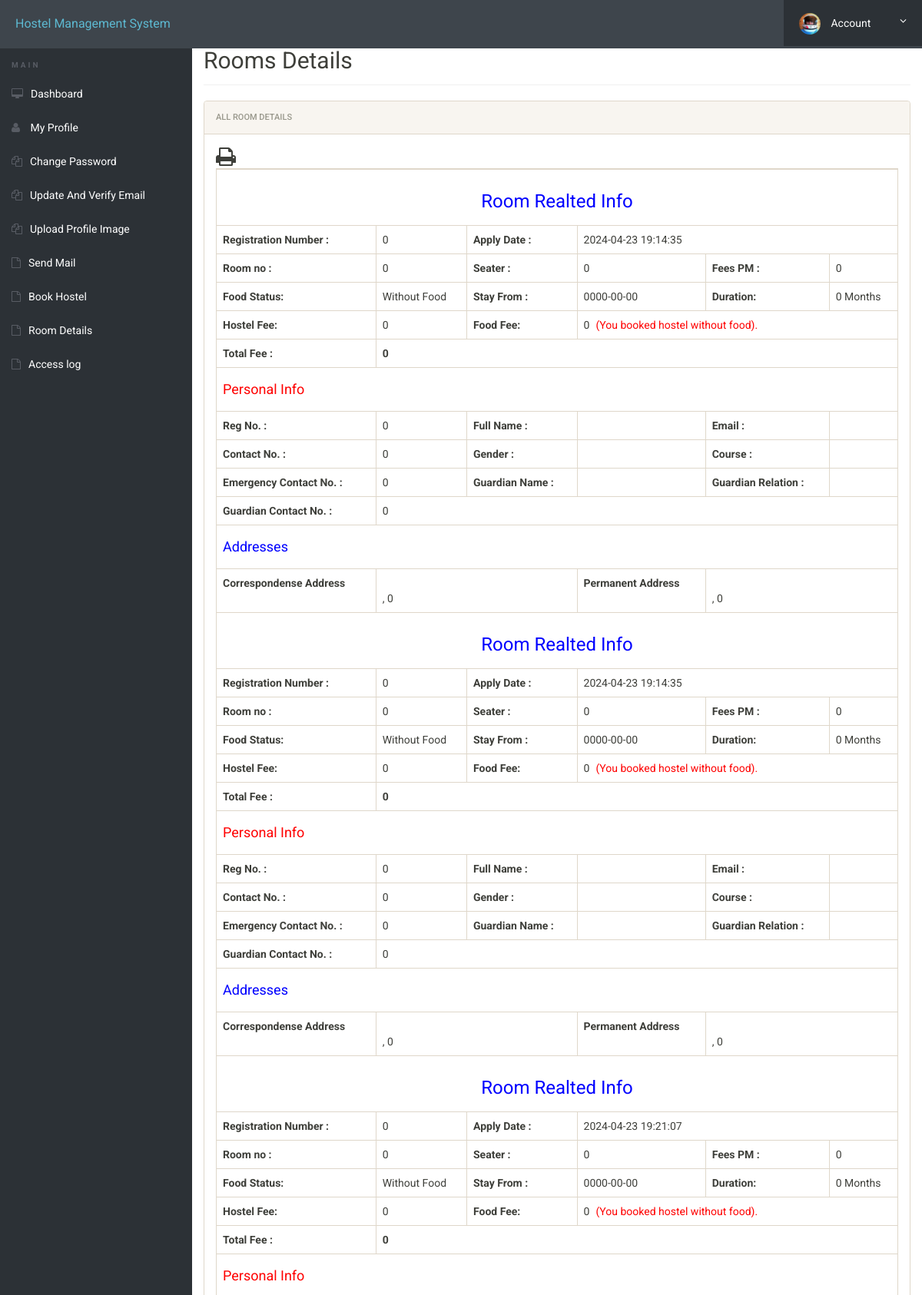
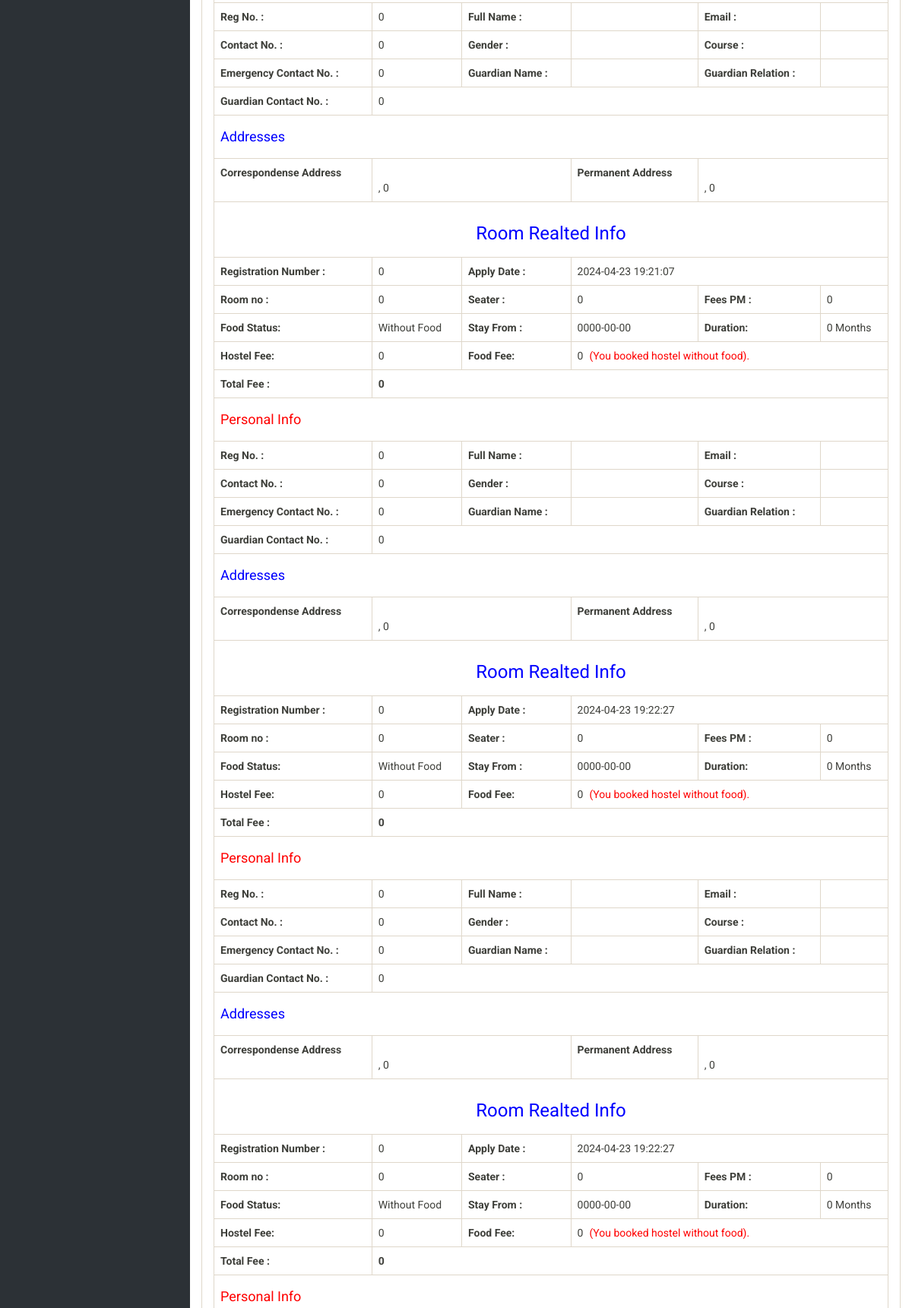
/student-details.php (signed in, upper part), run on the app's committed database (2 pictures, top to bottom).
### tables this page shows
CREATE TABLE `registration` (
  `id` int(11) NOT NULL,
  `roomno` int(11) DEFAULT NULL,
  `seater` int(11) DEFAULT NULL,
  `feespm` int(11) DEFAULT NULL,
  `foodstatus` int(11) DEFAULT NULL,
  `stayfrom` date DEFAULT NULL,
  `duration` int(11) DEFAULT NULL,
  `course` varchar(500) DEFAULT NULL,
  `regno` int(11) DEFAULT NULL,
  `firstName` varchar(500) DEFAULT NULL,
  `middleName` varchar(500) DEFAULT NULL,
  `lastName` varchar(500) DEFAULT NULL,
  `gender` varchar(250) DEFAULT NULL,
  `contactno` bigint(11) DEFAULT NULL,
  `emailid` varchar(500) DEFAULT NULL,
  `egycontactno` bigint(11) DEFAULT NULL,
  `guardianName` varchar(500) DEFAULT NULL,
  `guardianRelation` varchar(500) DEFAULT NULL,
  `guardianContactno` bigint(11) DEFAULT NULL,
  `corresAddress` varchar(500) DEFAULT NULL,
  `corresCIty` varchar(500) DEFAULT NULL,
  `corresState` varchar(500) DEFAULT NULL,
  `corresPincode` int(11) DEFAULT NULL,
  `pmntAddress` varchar(500) DEFAULT NULL,
  `pmntCity` varchar(500) DEFAULT NULL,
  `pmnatetState` varchar(500) DEFAULT NULL,
  `pmntPincode` int(11) DEFAULT NULL,
  `postingDate` timestamp NULL DEFAULT current_timestamp(),
  `updationDate` varchar(500) DEFAULT NULL
);

### student-details.php (the view, shortened to what this page needs)
<?php
include('includes/config.php');
?>
<!doctype html>
<html lang="en" class="no-js">
<head>
	<link rel="stylesheet" href="css/font-awesome.min.css">
	<link rel="stylesheet" href="css/bootstrap.min.css">
	<link rel="stylesheet" href="css/dataTables.bootstrap.min.css">
	<link rel="stylesheet" href="css/bootstrap-social.css">
	<link rel="stylesheet" href="css/bootstrap-select.css">
	<link rel="stylesheet" href="css/fileinput.min.css">
	<link rel="stylesheet" href="css/awesome-bootstrap-checkbox.css">
	<link rel="stylesheet" href="css/style.css">
	<link rel="stylesheet" href="css/font-awesome.min.css">
</head>
<body>
	<?php include('includes/header.php');?>
	<div class="ts-main-content">
			<?php include('includes/sidebar.php');?>
		<div class="content-wrapper">
			<div class="container-fluid">
				<div class="row" id="print">
					<div class="col-md-12">
						<h2 class="page-title" style="margin-top:4%">Rooms Details</h2>
						<div class="panel panel-default">
							<div class="panel-heading">All Room Details</div>
							<div class="panel-body">
			<table id="zctb" class="table table-bordered " cellspacing="0" width="100%" border="1">
						 <span style="float:left" ><i class="fa fa-print fa-2x" aria-hidden="true" OnClick="CallPrint(this.value)" style="cursor:pointer" title="Print the Report"></i></span>
									<tbody>
<?php
$aid=intval($_GET['regno']);
	$ret="select * from registration where (regno	=?)";
$stmt= $mysqli->prepare($ret) ;
$stmt->bind_param('s',$aid);
$stmt->execute() ;
$res=$stmt->get_result();
while($row=$res->fetch_object())
	  {
	  	?>
<tr>
<td colspan="6" style="text-align:center; color:blue"><h3>Room Realted Info</h3></td>
</tr>
<tr>
	<th>Registration Number :</th>
<td><?php echo $row->regno;?></td>
<th>Apply Date :</th>
<td colspan="3"><?php echo $row->postingDate;?></td>
</tr>
<tr>
<td><b>Room no :</b></td>
<td><?php echo $row->roomno;?></td>
<td><b>Seater :</b></td>
<td><?php echo $row->seater;?></td>
<td><b>Fees PM :</b></td>
<td><?php echo $fpm=$row->feespm;?></td>
</tr>
<tr>
<td><b>Food Status:</b></td>
<td>
<?php if($row->foodstatus==0)
{
echo "Without Food";
}
else
{
echo "With Food";
}
;?></td>
<td><b>Stay From :</b></td>
<td><?php echo $row->stayfrom;?></td>
<td><b>Duration:</b></td>
<td><?php echo $dr=$row->duration;?> Months</td>
</tr>
<tr><th>Hostel Fee:</th>
<td><?php echo $hf=$dr*$fpm?></td>
<th>Food Fee:</th>
<td colspan="3"><?php
if($row->foodstatus==1)
{
echo $ff=(2000*$dr);
} else {
echo $ff=0;
echo "<span style='padding-left:2%; color:red;'>(You booked hostel without food).<span>";
}?></td>
</tr>
<tr>
<th>Total Fee :</th>
<th colspan="5"><?php echo $hf+$ff;?></th>
</tr>
<tr>
<td colspan="6" style="color:red"><h4>Personal Info</h4></td>
</tr>
<tr>
<td><b>Reg No. :</b></td>
<td><?php echo $row->regno;?></td>
<td><b>Full Name :</b></td>
<td><?php echo $row->firstName;?><?php echo $row->middleName;?><?php echo $row->lastName;?></td>
<td><b>Email :</b></td>
<td><?php echo $row->emailid;?></td>
</tr>
<tr>
<td><b>Contact No. :</b></td>
<td><?php echo $row->contactno;?></td>
<td><b>Gender :</b></td>
<td><?php echo $row->gender;?></td>
<td><b>Course :</b></td>
<td><?php echo $row->course;?></td>
</tr>
<tr>
<td><b>Emergency Contact No. :</b></td>
<td><?php echo $row->egycontactno;?></td>
<td><b>Guardian Name :</b></td>
<td><?php echo $row->guardianName;?></td>
<td><b>Guardian Relation :</b></td>
<td><?php echo $row->guardianRelation;?></td>
</tr>
<tr>
<td><b>Guardian Contact No. :</b></td>
<td colspan="6"><?php echo $row->guardianContactno;?></td>
</tr>
<tr>
<td colspan="6" style="color:blue"><h4>Addresses</h4></td>
</tr>
<tr>
<td><b>Correspondense Address</b></td>
<td colspan="2">
<?php echo $row->corresAddress;?><br />
<?php echo $row->corresCIty;?>, <?php echo $row->corresPincode;?><br />
</td>
<td><b>Permanent Address</b></td>
<td colspan="2">
<?php echo $row->pmntAddress;?><br />
<?php echo $row->pmntCity;?>, <?php echo $row->pmntPincode;?><br />
</td>
</tr>
<?php
} ?>
</tbody>
</table>
</div>
</div>
</div>
</div>
</div>
</div>
</div>
</body>
</html>

### style.css (style rules this page uses)
html { font-size: 14px; }
@media only screen and (min-width: 480px) { html { font-size: 17px; } }
@media only screen and (min-width: 768px) { html { font-size: 14px; } }
body { font-size: 1em; }
.panel { overflow: hidden; }
.page-title { padding-bottom: 15px; margin-bottom: 20px; border-bottom: 1px solid #f0f0f0; }
.ts-main-content .content-wrapper { padding-top: 15px; margin-top: 10px; }
@media only screen and (min-width: 992px) { .ts-main-content .content-wrapper { margin-left: 250px; } }

### data on the page
registration: regno "0", postingDate "2024-04-23 19:14:35", roomno "0", seater "0", feespm "0", foodstatus "Without Food", stayfrom "0000-00-00", duration "0", $hf=$dr*$fpm "0", $hf+$ff "0", contactno "0", egycontactno "0", guardianContactno "0", corresPincode "0", pmntPincode "0"
registration: regno "0", postingDate "2024-04-23 19:14:35", roomno "0", seater "0", feespm "0", foodstatus "Without Food", stayfrom "0000-00-00", duration "0", $hf=$dr*$fpm "0", $hf+$ff "0", contactno "0", egycontactno "0", guardianContactno "0", corresPincode "0", pmntPincode "0"
registration: regno "0", postingDate "2024-04-23 19:21:07", roomno "0", seater "0", feespm "0", foodstatus "Without Food", stayfrom "0000-00-00", duration "0", $hf=$dr*$fpm "0", $hf+$ff "0", contactno "0", egycontactno "0", guardianContactno "0", corresPincode "0", pmntPincode "0"
registration: regno "0", postingDate "2024-04-23 19:21:07", roomno "0", seater "0", feespm "0", foodstatus "Without Food", stayfrom "0000-00-00", duration "0", $hf=$dr*$fpm "0", $hf+$ff "0", contactno "0", egycontactno "0", guardianContactno "0", corresPincode "0", pmntPincode "0"
registration: regno "0", postingDate "2024-04-23 19:22:27", roomno "0", seater "0", feespm "0", foodstatus "Without Food", stayfrom "0000-00-00", duration "0", $hf=$dr*$fpm "0", $hf+$ff "0", contactno "0", egycontactno "0", guardianContactno "0", corresPincode "0", pmntPincode "0"
registration: regno "0", postingDate "2024-04-23 19:22:27", roomno "0", seater "0", feespm "0", foodstatus "Without Food", stayfrom "0000-00-00", duration "0", $hf=$dr*$fpm "0", $hf+$ff "0"
